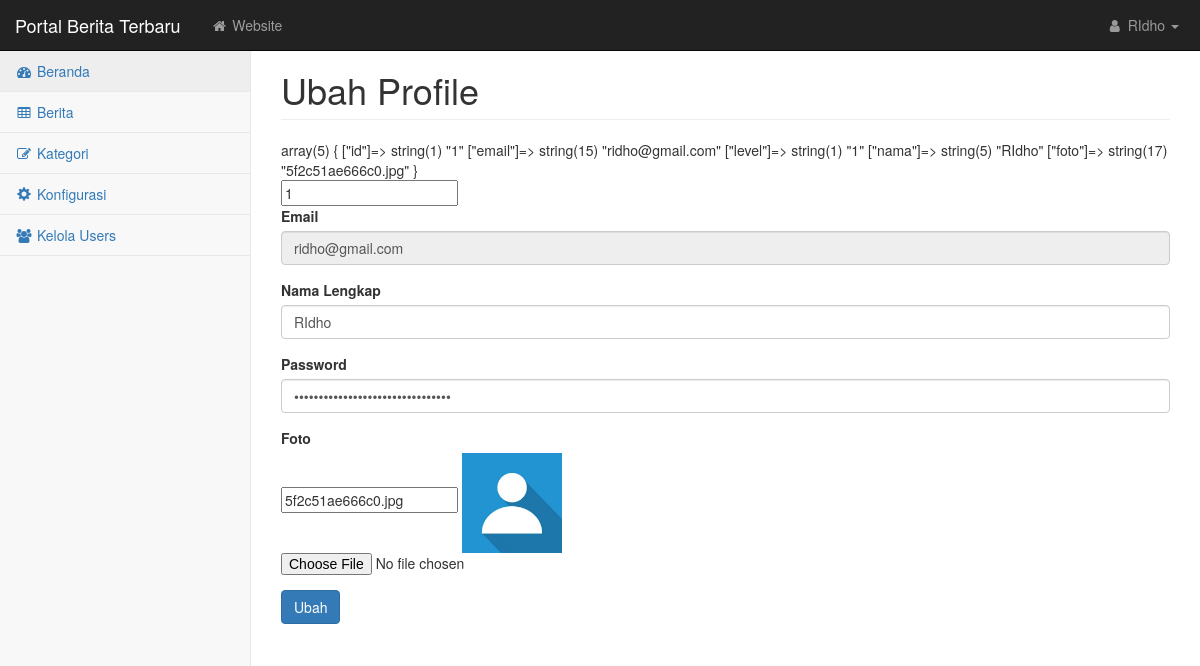
Page /admin/index.php?p=uprofile (signed in) on the committed database.
### tables this page shows
CREATE TABLE `konfigurasi` (
  `id_kon` int(11) NOT NULL,
  `nama` varchar(100) NOT NULL,
  `tax` varchar(100) NOT NULL,
  `isi` text NOT NULL,
  `link` varchar(50) NOT NULL,
  `tipe` varchar(20) NOT NULL
);

CREATE TABLE `tb_user` (
  `id_user` int(11) NOT NULL,
  `email` varchar(100) NOT NULL,
  `nama_user` varchar(50) NOT NULL,
  `password` varchar(256) NOT NULL,
  `level` int(1) NOT NULL,
  `foto_user` varchar(255) NOT NULL
);

### config/functions.php (called while the page is built, shortened)
<?php
$conn = new mysqli("localhost", "root", "", "tokododo") or die(mysqli_error($conn));
function base_url($url = null)
{
	$base_url = "http://localhost/toko-dodo-native/";
	if($url != null) {
		return $base_url . $url;
	} else {
		return $base_url;
	}
}
function getprofileweb($tax)
{
	global $conn;
	$hasil = $conn->query("SELECT * FROM konfigurasi WHERE tax = '$tax' ORDER BY id_kon DESC LIMIT 1") or die(mysqli_error($conn));
	while($row = $hasil->fetch_assoc()) {
		return $row['isi'];
	}
}

### admin/page/user/uprofile.php (the view, shortened to what this page needs)
<?php
$id_session = $_SESSION['id'];
$result = $conn->query("SELECT * FROM tb_user WHERE id_user = $id_session") or die(mysqli_error($conn));
$row = $result->fetch_assoc();
?>
<form action="" method="post" enctype="multipart/form-data">
	<input type="text" name="id" value="<?= $_SESSION['id']; ?>">
	<div class="form-group">
		<label for="email">Email</label>
		<input type="email" name="email" id="email" class="form-control" value="<?= $row['email']; ?>" required readonly>
	</div>
	<div class="form-group">
		<label for="nama">Nama Lengkap</label>
		<input type="text" name="nama" id="nama" class="form-control" required value="<?= $row['nama_user']; ?>">
	</div>
	<div class="form-group">
		<label for="password">Password</label>
		<input type="password" name="password" id="password" class="form-control" required value="<?= $row['password']; ?>">
	</div>
	<div class="form-group">
		<label for="foto">Foto</label><br>
		<input type="text" name="fotoLama" value="<?= $row['foto_user']; ?>">
		<img src="<?= base_url('admin/img/profile/') . $row['foto_user']; ?>" width="100">
		<input type="file" name="foto" id="foto" class="form-control-file">
	</div>
	<div class="form-group">
		<button type="submit" name="ubahprofile" class="btn btn-primary">Ubah</button>
	</div>
</form>

### admin/index.php (shortened to what this page needs)
<?php
require_once '../config/functions.php';
$page = $_GET['p'];
?>
<?php require_once 'theme/header.php'; ?>
            <nav class="navbar navbar-inverse navbar-fixed-top" role="navigation">
                <div class="navbar-header">
                    <a class="navbar-brand" href="index.html"><?= getprofileweb('site_url'); ?></a>
                </div>
                <ul class="nav navbar-nav navbar-left navbar-top-links">
                    <li><a href="<?= base_url(); ?>" target="_blank"><i class="fa fa-home fa-fw"></i> Website</a></li>
                </ul>
                <ul class="nav navbar-right navbar-top-links">
                    <li class="dropdown">
                        <a class="dropdown-toggle" data-toggle="dropdown" href="#">
                            <i class="fa fa-user fa-fw"></i> <?= $_SESSION['nama']; ?> <b class="caret"></b>
                        </a>
                    </li>
                </ul>
                <?php require_once 'theme/sidebar.php'; ?>
            </nav>
            <div id="page-wrapper">
                <div class="container-fluid">
                    <div class="row">
                        <div class="col-lg-12">
                            <h1 class="page-header">
                                <?php
                                if(isset($page)) {
                                    switch ($page) {
                                        case 'uprofile':
                                            echo "Ubah Profile";
                                            break;
                                    }
                                } else {
                                    echo "Beranda";
                                }
                                ?>
                            </h1>
                            <?= var_dump($_SESSION); ?>
                            <?php
                            if(isset($page)) {
                                switch ($page) {
                                    case 'uprofile':
                                        require_once 'page/user/uprofile.php';
                                        break;
                                }
                            } else {
                               require_once 'index.php';
                            }
                            ?>
                        </div>
                    </div>
                </div>
            </div>
<?php require_once 'theme/footer.php'; ?>

### admin/css/startmin.css (style rules this page uses)
body { background-color: #f8f8f8; }
#page-wrapper { padding-top: 30px; min-height: 568px; background-color: #fff; }
@media (min-width:768px) { #page-wrapper { position: inherit; margin-left: 250px; padding: 30px 15px 0 15px; border-left: 1px solid #e7e7e7; } }
.navbar-header { float: left; }
.navbar-left { float: left; }
.navbar-right { text-align: right; }
.navbar-top-links { margin: 0; }
.navbar-top-links li { display: inline-block; }
.navbar-top-links li:last-child { margin-right: 6px; }
.navbar-top-links li a { padding: 15px; min-height: 50px; }
.navbar-top-links>li>a { color: #999; }

### rows in the picture
konfigurasi: isi "Portal Berita Terbaru"
tb_user: email "ridho@gmail.com", nama "RIdho", fotoLama "5f2c51ae666c0.jpg", foto_user (picture)

### other values in the picture
$_SESSION['nama'] "RIdho"
var_dump($_SESSION) "array(5) { [\"id\"]=> string(1) \"1\" [\"email\"]=> string(15) \"ridho@gmail.com\" [\"level\"]=> string(1) \"1\" [\"nama\"]=> string(5) \"RIdho\" [\"foto\"]=> string(17) \"5f2c51ae666c0.jpg\" }"
